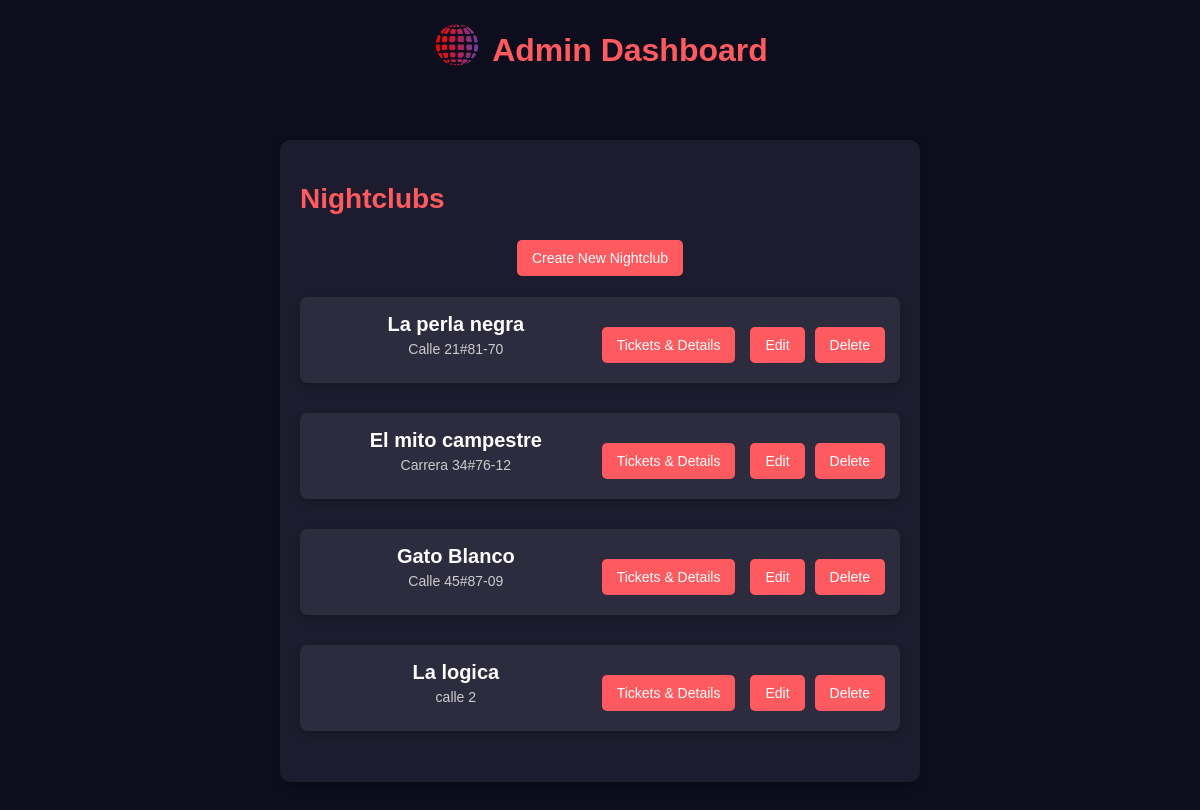
The app's page /en/users/custom-admin/dashboard/ (signed in), older data.
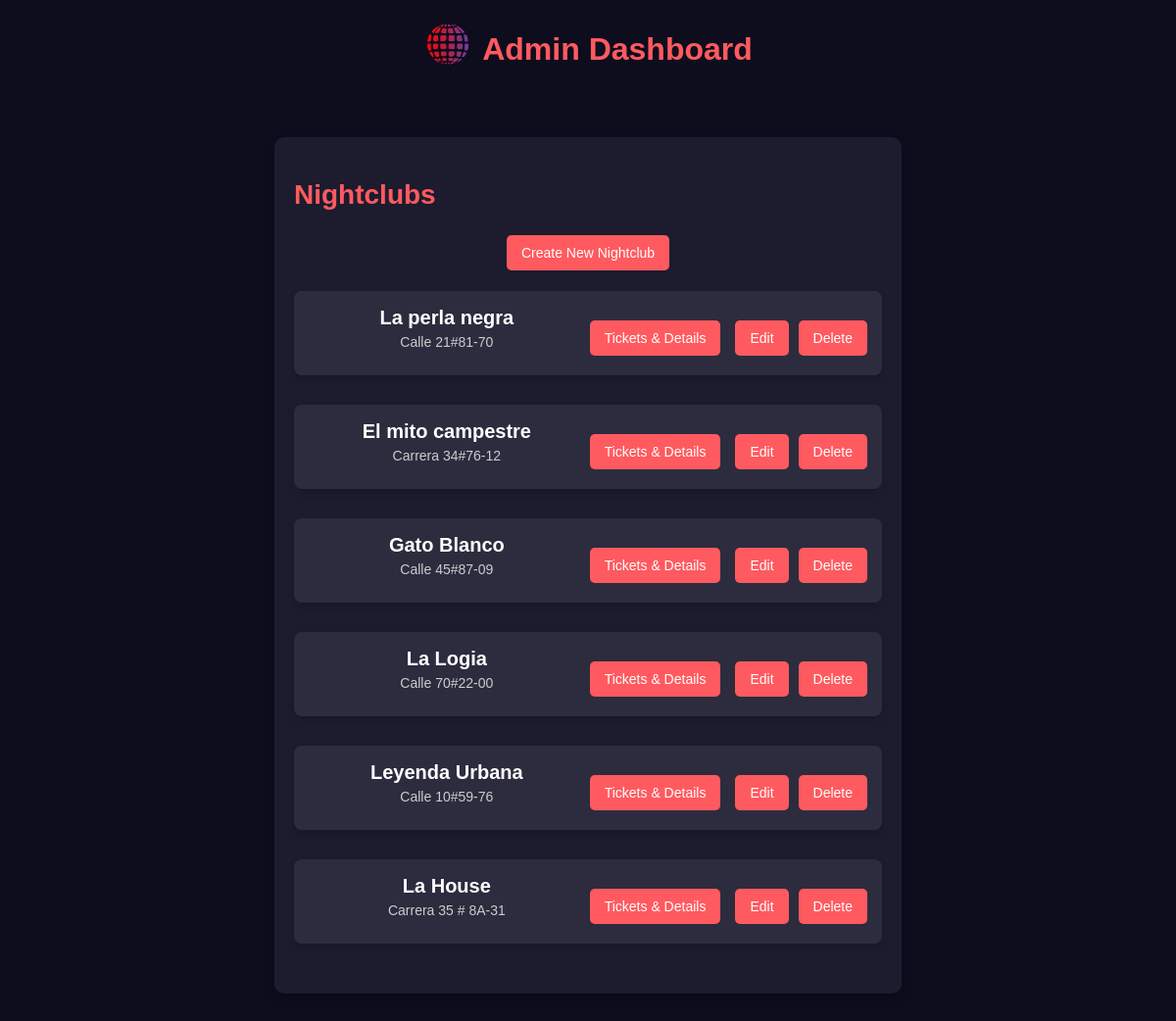
The same page, newer data.
### tickets/models.py (models this page shows, shortened)
class NightClub(models.Model):
    name = models.CharField(max_length=255)
    address = models.CharField(max_length=255, null=True, blank=True)  # Allow null and blank values
    description = models.TextField(blank=True, null=True)
    image = models.ImageField(upload_to='nightclubs/', blank=True, null=True)
    latitude = models.DecimalField(max_digits=17, decimal_places=15, null=True, blank=True)
    longitude = models.DecimalField(max_digits=17, decimal_places=15, null=True, blank=True)

### users/views.py (the view)
# urls.py: path('custom-admin/dashboard/', views.admin_dashboard, name='admin-dashboard'),
@staff_member_required
def admin_dashboard(request):
    nightclubs = NightClub.objects.all()
    return render(request, 'users/admin_dashboard.html', {'nightclubs': nightclubs})

### users/templates/users/admin_dashboard.html (shortened to what this page needs)
<!DOCTYPE html>
<html lang="{{ LANGUAGE_CODE }}">
<head>
    {% load static %}
    {% load i18n %}
    <link rel="stylesheet" href="{% static 'css/styles.css' %}">
</head>
<body>
<header class="header">
    <a href="{% url 'home' %}">
    <div class="logo-section">
        <img src="{% static 'images/logo.png' %}" alt="{% trans 'Logo' %}" class="logo">
        <h1>{% trans "Admin Dashboard" %}</h1>
    </div>
        </a>
</header>
<div class="nightclub-list">
    <h2>{% trans "Nightclubs" %}</h2>
    <a href="{% url 'create-nightclub' %}" class="auth-button">{% trans "Create New Nightclub" %}</a>
    <ul class="nightclubs">
        {% for nightclub in nightclubs %}
        <li class="nightclub-card">
            <div class="nightclub-info">
                <h3>{{ nightclub.name }}</h3>
                <p>{{ nightclub.address }}</p>
            </div>
            <div class="nightclub-actions">
                <a href="{% url 'nightclub-detail' nightclub.id %}" class="auth-button">{% trans "Tickets & Details" %}</a>
                <div class="edit-delete-buttons">
                    <a href="{% url 'edit-nightclub' nightclub.id %}" class="auth-button">{% trans "Edit" %}</a>
                    <a href="{% url 'delete-nightclub' nightclub.id %}" class="auth-button">{% trans "Delete" %}</a>
                </div>
            </div>
        </li>
        {% endfor %}
    </ul>
</div>
</body>
</html>

Row changes from the older to the newer data that the page shows:
removed NightClub: name "La logica", address "calle 2"
added NightClub: name "La Logia", address "Calle 70#22-00"
added NightClub: name "Leyenda Urbana", address "Calle 10#59-76"
added NightClub: name "La House", address "Carrera 35 # 8A-31"
